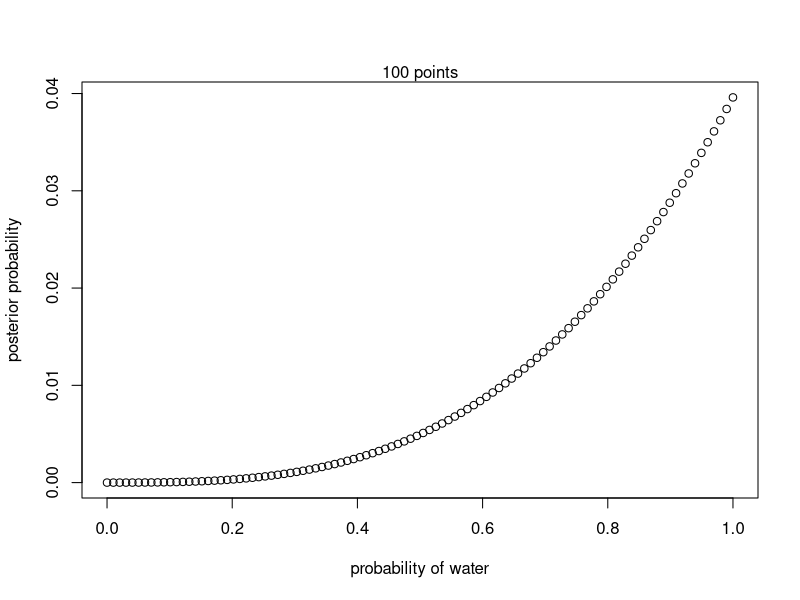
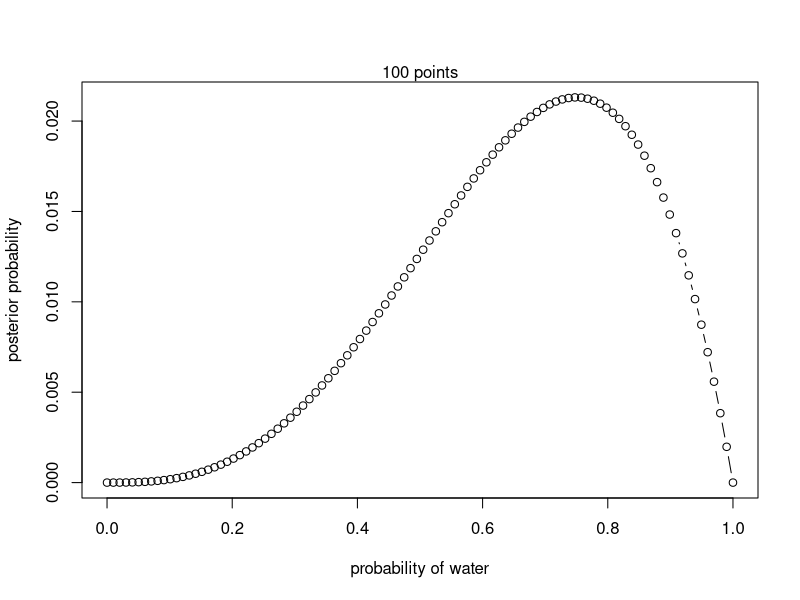
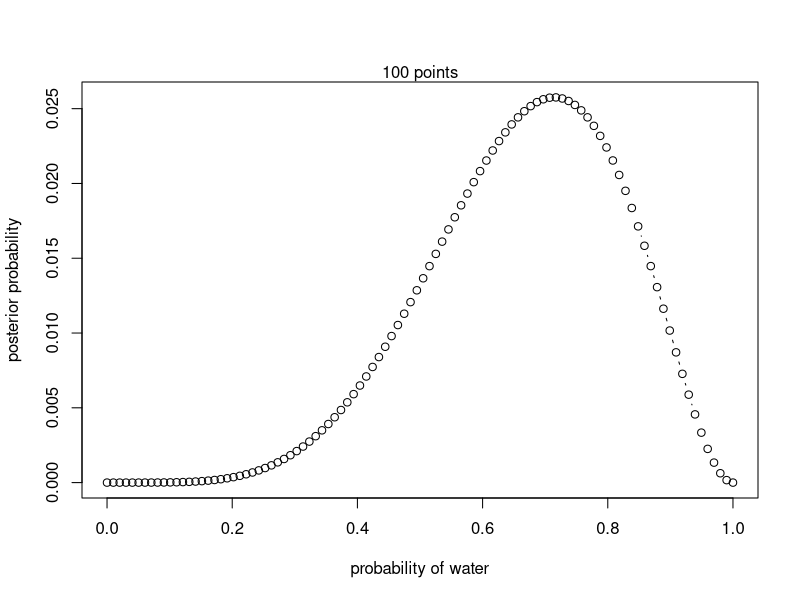
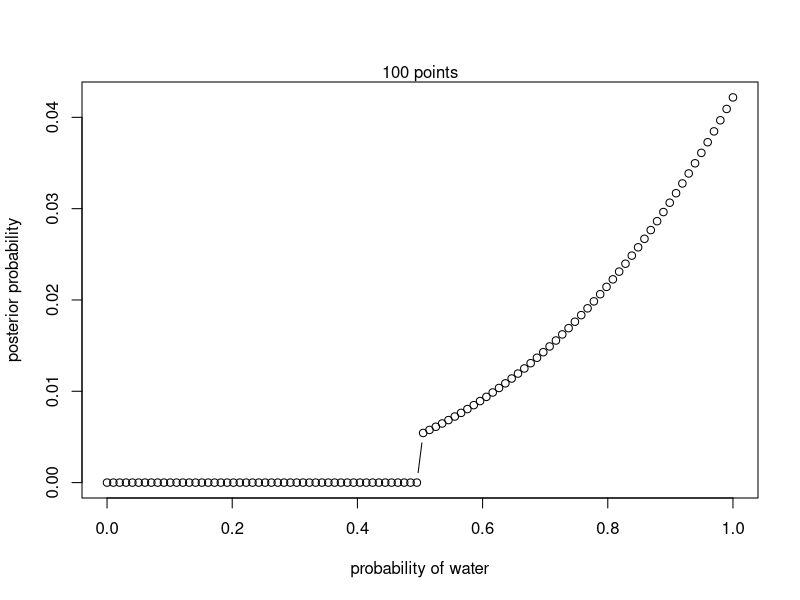
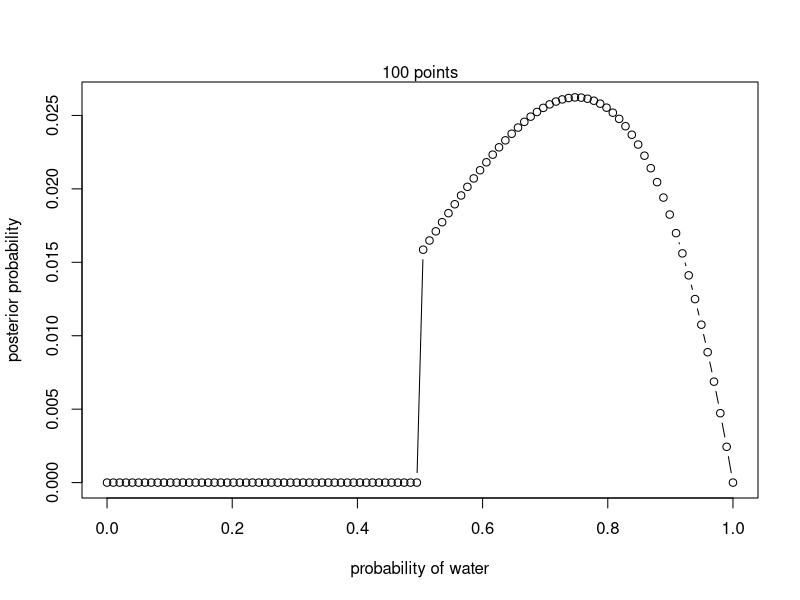
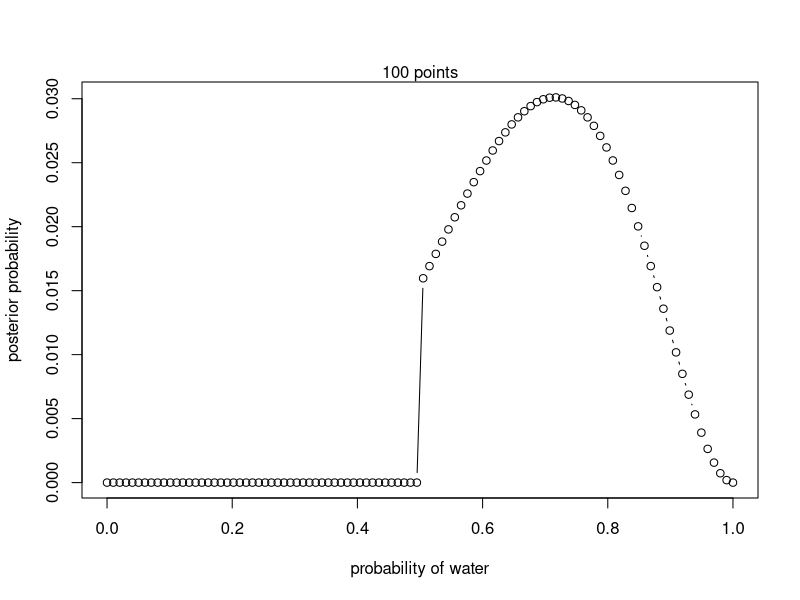

The R source for these figures, in order:
## ---- chunk 1
globe_grid <- function(trial_list, grid_size){
  # define grid
  p_grid <- seq( from=0 , to=1 , length.out=grid_size ) 
  # define prior
  prior <- rep( 1 , grid_size )
  # compute likelihood at each value in grid 
  likelihood <- dbinom( sum(trial_list) , size=length(trial_list) , prob=p_grid )
  # compute product of likelihood and prior 
  unstd.posterior <- likelihood * prior
  # standardize the posterior, so it sums to 1 
  posterior <- unstd.posterior / sum(unstd.posterior)
  plot(p_grid , posterior , type="b" , 
       xlab="probability of water" , ylab="posterior probability")
  mtext( sprintf("%i points", grid_size ))  
}
## ---- chunk 2
globe_grid(c(1,1,1),100)
## ---- chunk 3
globe_grid(c(1,1,1,0),100)
## ---- chunk 4
globe_grid(c(0,1,1,0,1,1,1),100)
## ---- chunk 5
globe_grid_const <- function(trial_list, grid_size, prior_const){
  # define grid
  p_grid <- seq( from=0 , to=1 , length.out=grid_size ) 
  # define prior
  prior <- (p_grid >= 0.5) * prior_const
  # compute likelihood at each value in grid 
  likelihood <- dbinom( sum(trial_list) , size=length(trial_list) , prob=p_grid )
  # compute product of likelihood and prior 
  unstd.posterior <- likelihood * prior
  # standardize the posterior, so it sums to 1 
  posterior <- unstd.posterior / sum(unstd.posterior)
  plot(p_grid , posterior , type="b" , 
       xlab="probability of water" , ylab="posterior probability")
  mtext( sprintf("%i points", grid_size ))  
}
## ---- chunk 6
globe_grid_const(c(1,1,1),100, 1.0)
## ---- chunk 7
globe_grid_const(c(1,1,1,0),100, 1.0)
## ---- chunk 8
globe_grid_const(c(0,1,1,0,1,1,1),100,1)
## ---- chunk 9
# Givens
rate_a <- .5
rate_b <- .5
twin_rate_a <- .1
twin_rate_b <- .2
# Need to solve:
# P(twins) = P(twins|A)*P(A) + P(twins|B)P(B)
sum_probability_twins <- rate_a * twin_rate_a + rate_b * twin_rate_b # norm factor

pA_given_twins <- (twin_rate_a * rate_a) / sum_probability_twins
pB_given_twins <- (twin_rate_b * rate_b) / sum_probability_twins
p_twins <- twin_rate_a * pA_given_twins + twin_rate_b * pB_given_twins
p_twins
## ---- chunk 10
pA_given_twins
## ---- chunk 11
# Givens
updated_rate_a <- pA_given_twins
updated_rate_b <- pB_given_twins
single_rate_a <- 1-twin_rate_a
single_rate_b <- 1-twin_rate_b

# Repeat calculations for new single birth
# norm factor
sum_probability_single <- single_rate_a * twin_rate_a +
  single_rate_b * twin_rate_b 
# Calculate probabilities
pA_given_single <- (single_rate_a * twin_rate_a) / sum_probability_single
pB_given_single <- (single_rate_b * twin_rate_b) / sum_probability_single
pA_given_single
## ---- chunk 12
# Givens
a_given_pos <- 0.8
b_given_pos <- 1 - a_given_pos
b_given_neg <- 0.65
b_given_pos <- 1 - b_given_neg

pA_given_test <- a_given_pos * rate_a /
                 (a_given_pos * rate_a + b_given_pos * rate_b)
pA_given_test
## ---- chunk 13
# P(A| positive test, twins, single) = 
# P(positive test|A) * P(twins|A) * P(single|A) * P(A) /
# P(postive test, twins, single)
numerator <- a_given_pos * twin_rate_a * single_rate_a * rate_a

# P(positive test, twins, single) =
# P(positive test|A) * P(twins|A) *  P(single|A) * P(A) + 
# (positive test|B) * P(twins|B) *  P(single|B) * P(B)
denom <- numerator + b_given_pos * twin_rate_b * single_rate_b * rate_b

numerator/denom
